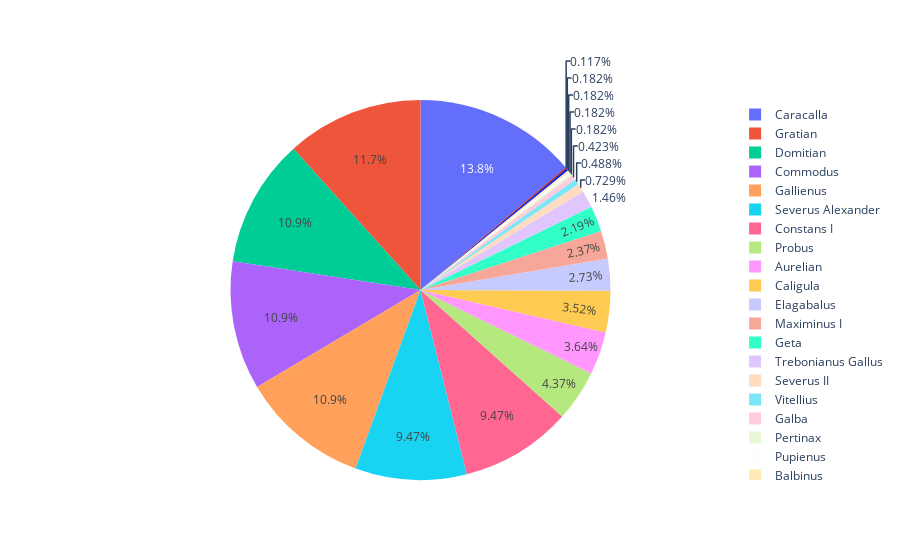

The notebook cell this image was saved under:
### Code cell
import numpy as np 
import pandas as pd 
from plotly.offline import init_notebook_mode, iplot, plot
import plotly as py
init_notebook_mode(connected=True)
import plotly.graph_objs as go
import matplotlib.pyplot as plt


Emperor = filterData3['Emperor']
Length_of_Reign = filterData3['Length_of_Reign']
trace = go.Pie(labels = Emperor, values = Length_of_Reign)
data = [trace]
fig = go.Figure(data = data)
iplot(fig)

### Figure 1 — Plotly figure (JSON) as saved in the notebook; plotly's stock layout.template omitted (floating-point values rounded to 4 significant figures)
{"data": [{"labels": ["Caligula", "Galba", "Vitellius", "Domitian", "Commodus", "Pertinax", "Caracalla", "Geta", "Elagabalus", "Severus Alexander", "Maximinus I", "Pupienus", "Balbinus", "Trebonianus Gallus", "Aemilian", "Gallienus", "Aurelian", "Florian", "Probus", "Severus II", "Constans I", "Gratian"], "type": "pie", "values": [4.83, 0.58, 0.67, 15, 15, 0.25, 19, 3, 3.75, 13, 3.25, 0.25, 0.25, 2, 0.16, 15, 5, 0.25, 6, 1, 13, 16]}], "layout": {}}
